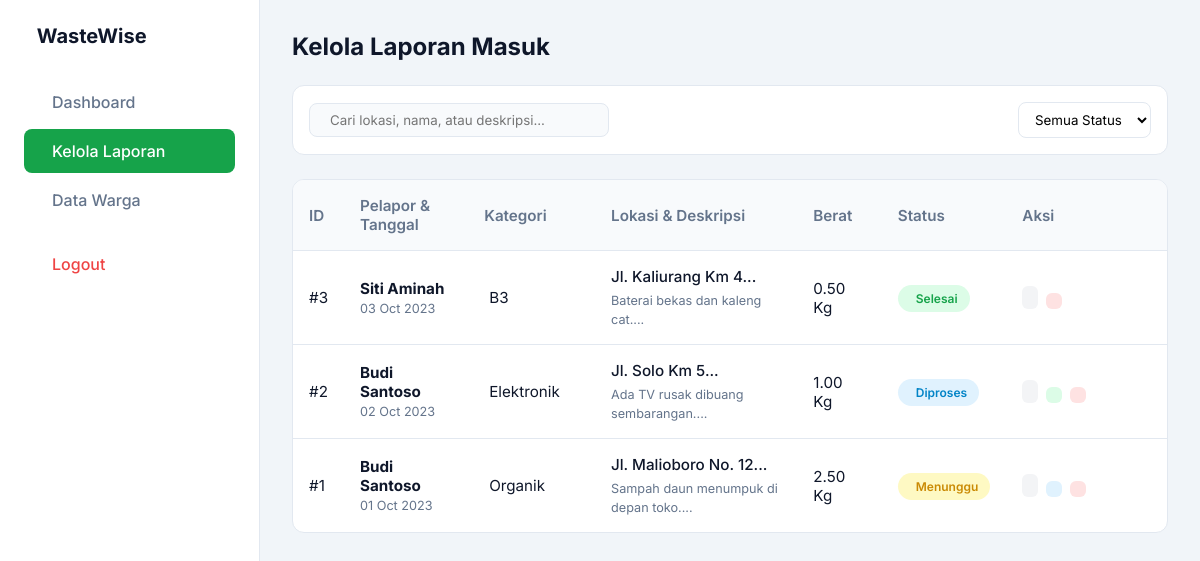
Page /admin_reports.php (signed in) on the committed database.
### tables this page shows
CREATE TABLE `reports` (
  `id` int(11) NOT NULL,
  `user_id` int(11) NOT NULL,
  `category` varchar(50) NOT NULL DEFAULT 'Lainnya',
  `weight` decimal(10,2) DEFAULT 0.00,
  `location` varchar(255) NOT NULL,
  `latitude` varchar(50) DEFAULT NULL,
  `longitude` varchar(50) DEFAULT NULL,
  `description` text NOT NULL,
  `image` varchar(255) DEFAULT NULL,
  `status` enum('Menunggu','Diproses','Selesai') NOT NULL DEFAULT 'Menunggu',
  `created_at` timestamp NOT NULL DEFAULT current_timestamp()
);

CREATE TABLE `users` (
  `id` int(11) NOT NULL,
  `username` varchar(50) NOT NULL,
  `password` varchar(255) NOT NULL,
  `full_name` varchar(100) NOT NULL,
  `role` enum('admin','warga') NOT NULL DEFAULT 'warga'
);

### admin_reports.php (the view, shortened to what this page needs)
<?php
require 'db.php';
$search = isset($_GET['search']) ? mysqli_real_escape_string($conn, $_GET['search']) : '';
$sql = "SELECT r.*, u.full_name FROM reports r JOIN users u ON r.user_id = u.id WHERE 1=1";
$sql .= " ORDER BY r.created_at DESC";
$result = mysqli_query($conn, $sql);
?>
<!DOCTYPE html>
<html lang="id">
<head>
</head>
<body>
    <aside class="sidebar">
        <a href="#" class="brand"><i class="ph-fill ph-recycle" style="color:var(--primary)"></i> WasteWise</a>
        <nav>
            <a href="admin.php" class="nav-link"><i class="ph-bold ph-squares-four"></i> Dashboard</a>
            <a href="admin_reports.php" class="nav-link active"><i class="ph-bold ph-file-text"></i> Kelola Laporan</a>
            <a href="#" class="nav-link"><i class="ph-bold ph-users"></i> Data Warga</a>
            <a href="logout.php" class="nav-link" style="color:var(--danger); margin-top: 20px;"> Logout</a>
        </nav>
    </aside>
    <main class="main-content">
        <h2 style="margin-bottom: 1.5rem; font-weight:700;">Kelola Laporan Masuk</h2>
        <form method="GET" class="filter-bar">
            <div class="search-box">
                <input type="text" name="search" placeholder="Cari lokasi, nama, atau deskripsi..."
                    value="<?= htmlspecialchars($search) ?>">
            </div>
            <div style="display:flex; gap:10px;">
                <select name="status" class="filter-select" onchange="this.form.submit()">
                    <option value="Semua">Semua Status</option>
                </select>
            </div>
        </form>
        <div class="table-container">
            <table>
                <thead>
                    <tr>
                        <th width="5%">ID</th>
                        <th width="15%">Pelapor & Tanggal</th>
                        <th width="15%">Kategori</th>
                        <th width="25%">Lokasi & Deskripsi</th>
                        <th width="10%">Berat</th>
                        <th width="10%">Status</th>
                        <th width="20%">Aksi</th>
                    </tr>
                </thead>
                <tbody>
                    <?php if (mysqli_num_rows($result) > 0): ?>
                    <?php while ($row = mysqli_fetch_assoc($result)): ?>
                    <tr>
                        <td>#<?= $row['id'] ?></td>
                        <td>
                            <strong><?= htmlspecialchars($row['full_name']) ?></strong><br>
                            <small
                                style="color:var(--text-gray)"><?= date('d M Y', strtotime($row['created_at'])) ?></small>
                        </td>
                        <td>
                            <div style="display:flex; align-items:center; gap:5px;">
                                <?= htmlspecialchars($row['category']) ?>
                            </div>
                        </td>
                        <td>
                            <div style="font-weight:500; margin-bottom:4px;">
                                <?= htmlspecialchars(substr($row['location'], 0, 25)) ?>...</div>
                            <small
                                style="color:var(--text-gray)"><?= htmlspecialchars(substr($row['description'], 0, 40)) ?>...</small>
                        </td>
                        <td><?= $row['weight'] ? $row['weight'] . ' Kg' : '-' ?></td>
                        <td>
                            <?php if($row['status'] == 'Menunggu'): ?>
                            <span class="badge status-menunggu"><i class="ph-fill ph-clock"></i> Menunggu</span>
                            <?php elseif($row['status'] == 'Diproses'): ?>
                            <span class="badge status-diproses"><i class="ph-fill ph-gear"></i> Diproses</span>
                            <?php else: ?>
                            <span class="badge status-selesai"><i class="ph-fill ph-check-circle"></i> Selesai</span>
                            <?php endif; ?>
                        </td>
                        <td>
                            <div style="display:flex; gap:4px;">
                                <button class="action-btn btn-view"
                                    onclick="openModal(<?= htmlspecialchars(json_encode($row)) ?>)"
                                    title="Lihat Detail">
                                </button>
                                <?php if($row['status'] == 'Menunggu'): ?>
                                <form method="POST" style="display:inline;">
                                    <button type="submit" name="action_status" class="action-btn btn-process"
                                        title="Proses Laporan">
                                    </button>
                                </form>
                                <?php elseif($row['status'] == 'Diproses'): ?>
                                <form method="POST" style="display:inline;">
                                    <button type="submit" name="action_status" class="action-btn btn-done"
                                        title="Selesaikan Laporan">
                                    </button>
                                </form>
                                <?php endif; ?>
                                <form method="POST" style="display:inline;"
                                    onsubmit="return confirm('Yakin ingin menghapus laporan ini?');">
                                    <button type="submit" name="delete_report" class="action-btn btn-delete"
                                        title="Hapus">
                                    </button>
                                </form>
                            </div>
                        </td>
                    </tr>
                    <?php endwhile; ?>
                    <?php endif; ?>
                </tbody>
            </table>
        </div>
    </main>
</body>
</html>

### admin_reports.php (style rules this page uses)
* { margin: 0; padding: 0; box-sizing: border-box; font-family: 'Inter', sans-serif; }
:root { --primary: #16a34a; --bg-body: #f1f5f9; --white: #ffffff; --border: #e2e8f0; --text-gray: #64748b; --text-dark: #0f172a; --danger: #ef4444; --warning: #f59e0b; --info: #3b82f6; }
body { background: var(--bg-body); display: flex; min-height: 100vh; color: var(--text-dark); }
.sidebar { width: 260px; background: var(--white); border-right: 1px solid var(--border); position: fixed; height: 100vh; padding: 1.5rem; display: flex; flex-direction: column; z-index: 1000; }
.brand { display: flex; align-items: center; gap: 0.8rem; margin-bottom: 2rem; text-decoration: none; color: var(--text-dark); font-weight: 700; font-size: 1.25rem; }
.nav-link { display: flex; align-items: center; gap: 12px; padding: 12px 16px; color: var(--text-gray); text-decoration: none; border-radius: 8px; font-weight: 500; margin-bottom: 5px; transition: all 0.2s; }
.nav-link:hover, .nav-link.active { background: var(--primary); color: var(--white); }
.main-content { margin-left: 260px; flex-grow: 1; padding: 2rem; width: calc(100% - 260px); }
.filter-bar { background: var(--white); padding: 1rem; border-radius: 12px; border: 1px solid var(--border); margin-bottom: 1.5rem; display: flex; gap: 1rem; align-items: center; justify-content: space-between; flex-wrap: wrap; }
.search-box { display: flex; align-items: center; background: #f8fafc; border: 1px solid var(--border); border-radius: 8px; padding: 8px 12px; width: 300px; }
.search-box input { border: none; background: transparent; outline: none; margin-left: 8px; width: 100%; color: var(--text-dark); }
.filter-select { padding: 8px 12px; border: 1px solid var(--border); border-radius: 8px; outline: none; background: var(--white); cursor: pointer; }
.table-container { background: var(--white); border-radius: 12px; border: 1px solid var(--border); overflow: hidden; }
table { width: 100%; border-collapse: collapse; }
th, td { padding: 16px; text-align: left; border-bottom: 1px solid var(--border); vertical-align: middle; font-size: 0.95rem; }
th { background: #f8fafc; font-weight: 600; color: var(--text-gray); }
tr:last-child td { border-bottom: none; }
.badge { padding: 6px 12px; border-radius: 20px; font-size: 0.75rem; font-weight: 600; display: inline-flex; align-items: center; gap: 6px; }
.status-menunggu { background: #fef9c3; color: #ca8a04; }
.status-diproses { background: #e0f2fe; color: #0284c7; }
.status-selesai { background: #dcfce7; color: #16a34a; }
.action-btn { border: none; padding: 8px; border-radius: 6px; cursor: pointer; transition: 0.2s; display: inline-flex; align-items: center; justify-content: center; }
.btn-process { background: #e0f2fe; color: #0284c7; margin-right: 4px; }
.btn-done { background: #dcfce7; color: #16a34a; margin-right: 4px; }
.btn-delete { background: #fee2e2; color: #ef4444; }
.btn-view { background: #f3f4f6; color: var(--text-dark); margin-right: 4px; }

### rows in the picture
reports: id "3", user.full_name "Siti Aminah", created_at "03 Oct 2023", category "B3", location "Jl. Kaliurang Km 4", description "Baterai bekas dan kaleng cat.", weight "0.50", status "Selesai"
reports: id "2", user.full_name "Budi Santoso", created_at "02 Oct 2023", category "Elektronik", location "Jl. Solo Km 5", description "Ada TV rusak dibuang sembarangan.", weight "1.00", status "Diproses"
reports: id "1", user.full_name "Budi Santoso", created_at "01 Oct 2023", category "Organik", location "Jl. Malioboro No. 12", description "Sampah daun menumpuk di depan toko.", weight "2.50", status "Menunggu"
